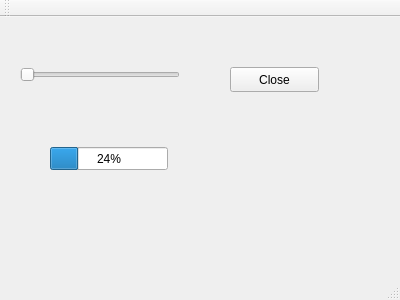
<?xml version="1.0" encoding="UTF-8"?>
<ui version="4.0">
 <class>MainWindow</class>
 <widget class="QMainWindow" name="MainWindow">
  <property name="geometry">
   <rect>
    <x>0</x>
    <y>0</y>
    <width>400</width>
    <height>300</height>
   </rect>
  </property>
  <property name="windowTitle">
   <string>MainWindow</string>
  </property>
  <widget class="QWidget" name="centralWidget">
   <widget class="QPushButton" name="pushButton">
    <property name="geometry">
     <rect>
      <x>230</x>
      <y>50</y>
      <width>89</width>
      <height>25</height>
     </rect>
    </property>
    <property name="text">
     <string>Close</string>
    </property>
   </widget>
   <widget class="QSlider" name="horizontalSlider">
    <property name="geometry">
     <rect>
      <x>20</x>
      <y>50</y>
      <width>160</width>
      <height>16</height>
     </rect>
    </property>
    <property name="orientation">
     <enum>Qt::Horizontal</enum>
    </property>
   </widget>
   <widget class="QProgressBar" name="progressBar">
    <property name="geometry">
     <rect>
      <x>50</x>
      <y>130</y>
      <width>118</width>
      <height>23</height>
     </rect>
    </property>
    <property name="value">
     <number>24</number>
    </property>
   </widget>
  </widget>
  <widget class="QMenuBar" name="menuBar">
   <property name="geometry">
    <rect>
     <x>0</x>
     <y>0</y>
     <width>400</width>
     <height>22</height>
    </rect>
   </property>
  </widget>
  <widget class="QToolBar" name="mainToolBar">
   <attribute name="toolBarArea">
    <enum>TopToolBarArea</enum>
   </attribute>
   <attribute name="toolBarBreak">
    <bool>false</bool>
   </attribute>
  </widget>
  <widget class="QStatusBar" name="statusBar"/>
 </widget>
 <layoutdefault spacing="6" margin="11"/>
 <resources/>
 <connections>
  <connection>
   <sender>pushButton</sender>
   <signal>clicked()</signal>
   <receiver>MainWindow</receiver>
   <slot>close()</slot>
   <hints>
    <hint type="sourcelabel">
     <x>282</x>
     <y>113</y>
    </hint>
    <hint type="destinationlabel">
     <x>206</x>
     <y>223</y>
    </hint>
   </hints>
  </connection>
 </connections>
</ui>
